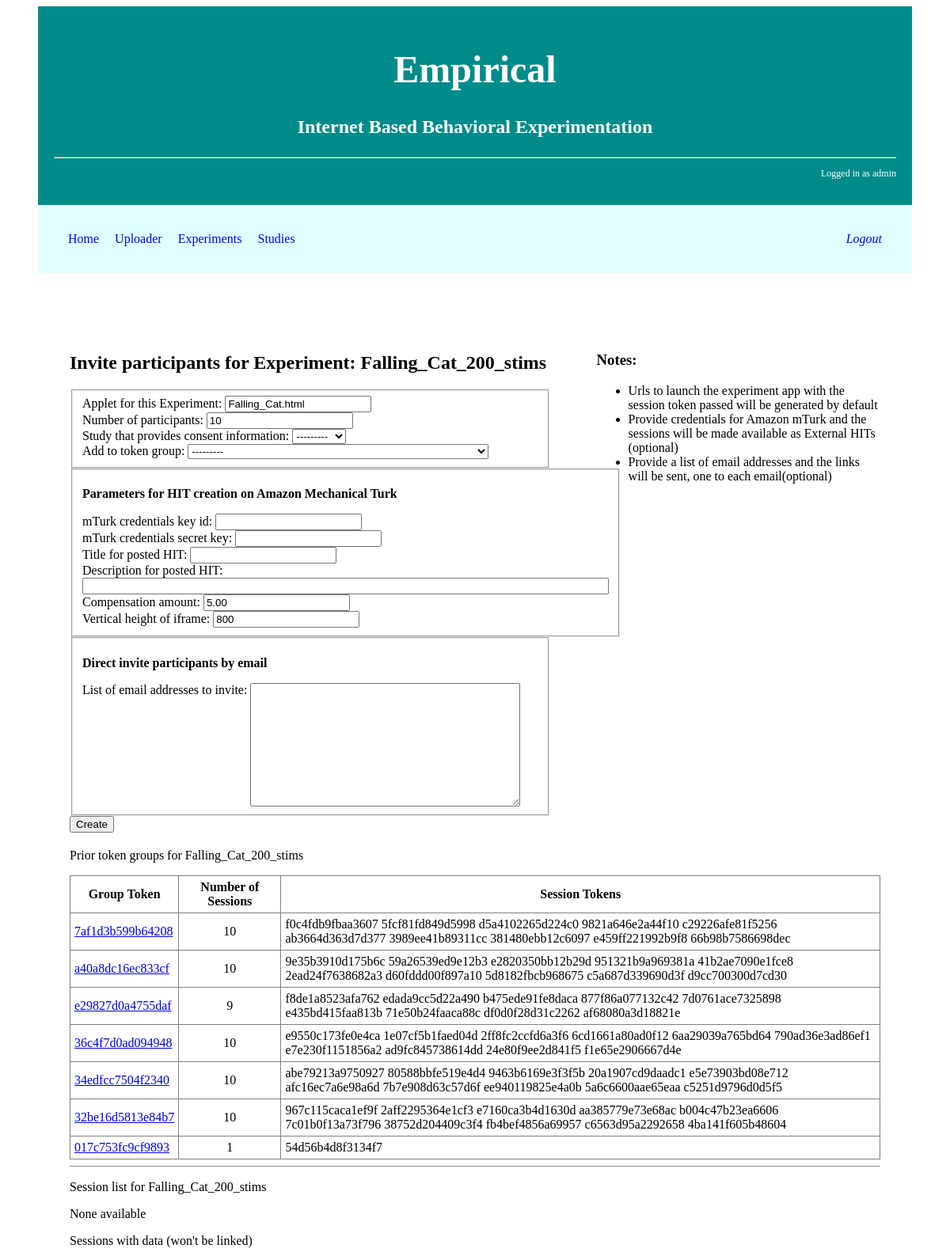
/exp/tokens/54d56b4d8f3134f7/create (signed in, upper part), run on the app's committed database.
### exp/models.py (models this page shows, shortened)
class Session(models.Model):
    sessionToken=models.CharField(max_length=100)
    name=models.CharField(max_length=100)
    expName=models.CharField(max_length=100)
    configFile=models.TextField()
    creationDate=models.DateTimeField(auto_now_add=True)
    objects=SessionManager()

class TokenGeneration(models.Model):
    user=models.CharField(max_length=100)
    creationDate=models.DateTimeField(auto_now_add=True)
    expName=models.CharField(max_length=100)
    appletName=models.CharField(max_length=100)
    studyName=models.ForeignKey('Study',blank=True,null=True)
    numTokens=models.IntegerField(default=10, validators=[MaxValueValidator(200),MinValueValidator(1)])
    mturk_title=models.CharField(max_length=100,blank=True)
    mturk_amount=models.DecimalField(max_digits=4,decimal_places=2,blank=True,default=5.00)
    mturk_frame_size=models.CharField(max_length=100,blank=True,default=800)
    mturk_description=models.CharField(max_length=1000,blank=True)
    groupToken=models.CharField(max_length=100)
    groupSessions=models.TextField()
    def __unicode__(self):
        if self.studyName==None:
            return self.appletName+':'+self.expName+':'+self.groupToken
        return self.studyName.name+':'+self.expName+':'+self.groupToken

### exp/views.py (the view, shortened to what this page needs)
# urls.py: url(r'^tokens/(?P<token>[a-z0-9]+)/create', views.make_link_tokens, name='make_tokens'),
@login_required
def make_link_tokens(request, token):
    sessionToken=token
    try:
        exp_name=Session.objects.get(sessionToken=sessionToken).expName
    except:
        return render(request, 'session_not_found_error.html', {'token': sessionToken})
    all_sessions=Session.objects.all().filter(expName=exp_name).order_by('creationDate')  # oldest first
    sessions=[]
    skip_sessions=[]
    for s in all_sessions:
        data_report = Report.objects.all().filter(sessionToken=s.sessionToken)
        if not data_report.exists():
            sessions.append(s)
        else:
            skip_sessions.append(s)
    previous=TokenGeneration.objects.all().filter(expName=exp_name).order_by('-creationDate')
    previous_token_links=[]
    if not previous.exists():
        form = TokenForm()
    else:
        for t in previous:
            if t.groupToken!=None: # shouldn't happen unless there was a bug and malformed group token event
                previous_token_links.append(t)
        form = TokenForm(initial={'appletName': previous[0].appletName,
                                  'mturk_amount': previous[0].mturk_amount,
                                  'mturk_frame_size': previous[0].mturk_frame_size,
                                  'mturk_title': previous[0].mturk_title,
                                  'mturk_description': previous[0].mturk_description})
        form.fields['priorTokens'].queryset = previous
    return render(request, 'link_token_form.html', {'form': form, 'exp_name': exp_name, 'sessions': sessions, 'skipped':skip_sessions,
                                                    'priorLinks': previous_token_links})

### exp/models.py
class TokenForm(ModelForm):
    mturk_key_id=forms.CharField(max_length=100,label='Amazon mTurk key id',required=False)
    mturk_secret_key=forms.CharField(max_length=100,label='Amazon mTurk secret key',required=False)
    emailList=forms.CharField(widget=forms.Textarea,label='List of email addresses (optional)',required=False)
    priorTokens=forms.ModelChoiceField(queryset=TokenGeneration.objects.all(),required=False)
    class Meta:
        model = TokenGeneration
        fields = ['appletName', 'numTokens', 'studyName', 'mturk_title', 'mturk_description', 'mturk_amount', 'mturk_frame_size']
        widgets = {'mturk_description': forms.TextInput(attrs={'size': 80}),
                   'mturk_amount': forms.NumberInput(attrs={'step': 0.25})}

### exp/models.py (called while the page is built)
    def __unicode__(self):
        return self.name

### exp/templates/link_token_form.html (shortened to what this page needs)
{% extends "base_report.html" %}
{% block content %}
    <div style="display: inline-block;">
    <div class="left">
    <h2>Invite participants for Experiment: {{ exp_name }}</h2>
    <form action="#" method="post" enctype="multipart/form-data">
        <fieldset>
            <div class="fieldWrapper">
                <label for="{{ form.appletName.id_for_label }}">Applet for this Experiment:</label>
                {{ form.appletName }}
            </div>
            <div class="fieldWrapper">
                <label for="{{ form.numTokens.id_for_label }}">Number of participants:</label>
                {{ form.numTokens }}
            </div>
            <div class="fieldWrapper">
                <label for="{{ form.studyName.id_for_label }}">Study that provides consent information:</label>
                {{ form.studyName }}
            </div>
            {% if form.priorTokens %}
                <div class="fieldWrapper">
                    <label for="{{ form.priorTokens.id_for_label }}">Add to token group:</label>
                    {{ form.priorTokens }}
                </div>
            {% endif %}
        </fieldset>
        <fieldset>
            <p><b>Parameters for HIT creation on Amazon Mechanical Turk</b></p>
            <div class="fieldWrapper">
                <label for="{{ form.mturk_key_id.id_for_label }}">mTurk credentials key id:</label>
                {{ form.mturk_key_id }}
            </div>
            <div class="fieldWrapper">
                <label for="{{ form.mturk_secret_key.id_for_label }}">mTurk credentials secret key:</label>
                {{ form.mturk_secret_key }}
            </div>
            <div class="fieldWrapper">
                <label for="{{ form.mturk_title.id_for_label }}">Title for posted HIT:</label>
                {{ form.mturk_title }}
            </div>
            <div class="fieldWrapper">
                <label for="{{ form.mturk_description.id_for_label }}">Description for posted HIT:</label>
                {{ form.mturk_description }}
            </div>
            <div class="fieldWrapper">
                <label for="{{ form.mturk_amount.id_for_label }}">Compensation amount:</label>
                {{ form.mturk_amount }}
            </div>
            <div class="fieldWrapper">
                <label for="{{ form.mturk_frame_size.id_for_label }}">Vertical height of iframe:</label>
                {{ form.mturk_frame_size }}
            </div>
        </fieldset>
        <fieldset>
            <div class="fieldWrapper">
                <p><b>Direct invite participants by email</b></p>
                <label for="{{ form.emailList.id_for_label }}">List of email addresses to invite:</label>
                {{ form.emailList }}
            </div>
        </fieldset>
        <input type="submit" value="Create" />
    </form>
    </div>
    <div class="right">
    <h3>Notes:</h3>
        <ul>
    <li>Urls to launch the experiment app with the session token passed will be generated by default</li>
    <li>Provide credentials for Amazon mTurk and the sessions will be made available as External HITs (optional)</li>
    <li>Provide a list of email addresses and the links will be sent, one to each email(optional)</li>
        </ul>
    </div>
    </div>
    <div>
    {% if priorLinks %}
        <p>Prior token groups for {{ exp_name }}</p>
        <table><tr><th>Group Token</th><th>Number of Sessions</th><th>Session Tokens</th></tr>
        {% for g in priorLinks %}
            <tr><td><a href="{% url 'token_status' g.groupToken %}">{{ g.groupToken }}</a></td><td align="center">{{ g.numTokens }}</td><td>{{ g.groupSessions }}</td></tr>
        {% endfor %}
        </table>
    {% endif %}
    <hr>
    <p>Session list for {{ exp_name }}</p>
    {% for s in sessions %}
        <li>{{ s.name }}</li>
    {% empty %}
        <p>None available</p>
    {% endfor %}
    <p>Sessions with data (won't be linked)</p>
    </div>
{% endblock %}

### exp/templates/base_report.html (shortened to what this page needs)
<!DOCTYPE html>
<html lang="en">
<head>
    {% load staticfiles %}
    <link type="text/css" rel="stylesheet" href="{% static 'empirical.css' %}"/>
</head>
<body>
<div id="header">
    {% block header %}
        <h1 align="center"><b>Empirical</b></h1>
        <p align="center"><b>Internet Based Behavioral Experimentation</b></p>
        <hr>
        <div style="font-size:50%">
            <p align="right">Logged in as {{ user }}</p>
        </div>
    {%  endblock %}
</div>
<div id="nav">
    <ul>
    <li><a href="{% url 'home' %}">Home</a></li>
    <li><a href="{% url 'uploader_index' %}">Uploader</a></li>
    <li><a href="{% url 'exp_index' %}">Experiments</a></li>
    <li><a href="{% url 'study_index' %}">Studies</a></li>
    <li style="float:right"><em><a href="{% url 'auth_logout' %}">Logout</a></em><li/>
    </ul>
</div>
<div id="content">
    {%  block content %}
    {%  endblock %}
</div>
</body>
</html>

### static/empirical.css (style rules this page uses)
#header { background-color: darkblue; color: white; font-size: 150%; padding: 20px; margin: 0px 40px 0px 40px; }
#content { padding: 40px 40px; margin: 40px 40px; font-size: 100%; }
#nav { background-color: lightcyan; padding: 10px; margin: 0px 40px 0px 40px; float: top; }
#nav ul { height: auto; padding: 8px 20px; }
#nav li { display: inline; }
#nav a { text-decoration: none; color: #00F; padding: 8px 8px 8px 8px; }
table { max-width: 100%; table-layout: fixed; word-wrap: break-word; border: 1px solid gray; border-collapse: collapse; }
th, td { padding: 5px; border: 1px solid gray; border-collapse: collapse; min-width: 100px; }
textarea { vertical-align: top; }
.left { float: left; width: 65%; }
.right { float: right; width: 35%; }
fieldset { display: block; margin-left: 2px; margin-right: 60px; padding-top: 0.35em; padding-bottom: 0.625em; padding-left: 0.75em; padding-right: 0.75em; border: 2px groove; }

### exp/templates/base_report.html (style rules this page uses)
#header { background-color: darkcyan; }

### data on the page
Session: expName "Falling_Cat_200_stims"
TokenGeneration: appletName "Falling_Cat.html", numTokens "10", studyName "---------", mturk_amount "5.00", mturk_frame_size "800", groupToken "7af1d3b599b64208", groupSessions "f0c4fdb9fbaa3607 5fcf81fd849d5998 d5a4102265d224c0 9821a646e2a44f10 c29226afe81f5256 ab3664d363d7d377 3989ee41b89311cc 381480ebb12c6097 e459ff221992b9f8 66b98b7586698dec"
TokenGeneration: groupToken "a40a8dc16ec833cf", numTokens "10", groupSessions "9e35b3910d175b6c 59a26539ed9e12b3 e2820350bb12b29d 951321b9a969381a 41b2ae7090e1fce8 2ead24f7638682a3 d60fddd00f897a10 5d8182fbcb968675 c5a687d339690d3f d9cc700300d7cd30"
TokenGeneration: groupToken "e29827d0a4755daf", numTokens "9", groupSessions "f8de1a8523afa762 edada9cc5d22a490 b475ede91fe8daca 877f86a077132c42 7d0761ace7325898 e435bd415faa813b 71e50b24faaca88c df0d0f28d31c2262 af68080a3d18821e"
TokenGeneration: groupToken "36c4f7d0ad094948", numTokens "10", groupSessions "e9550c173fe0e4ca 1e07cf5b1faed04d 2ff8fc2ccfd6a3f6 6cd1661a80ad0f12 6aa29039a765bd64 790ad36e3ad86ef1 e7e230f1151856a2 ad9fc845738614dd 24e80f9ee2d841f5 f1e65e2906667d4e"
TokenGeneration: groupToken "34edfcc7504f2340", numTokens "10", groupSessions "abe79213a9750927 80588bbfe519e4d4 9463b6169e3f3f5b 20a1907cd9daadc1 e5e73903bd08e712 afc16ec7a6e98a6d 7b7e908d63c57d6f ee940119825e4a0b 5a6c6600aae65eaa c5251d9796d0d5f5"
TokenGeneration: groupToken "32be16d5813e84b7", numTokens "10", groupSessions "967c115caca1ef9f 2aff2295364e1cf3 e7160ca3b4d1630d aa385779e73e68ac b004c47b23ea6606 7c01b0f13a73f796 38752d204409c3f4 fb4bef4856a69957 c6563d95a2292658 4ba141f605b48604"
TokenGeneration: groupToken "017c753fc9cf9893", numTokens "1", groupSessions "54d56b4d8f3134f7"

### other printed values
{{ user }} "admin"
